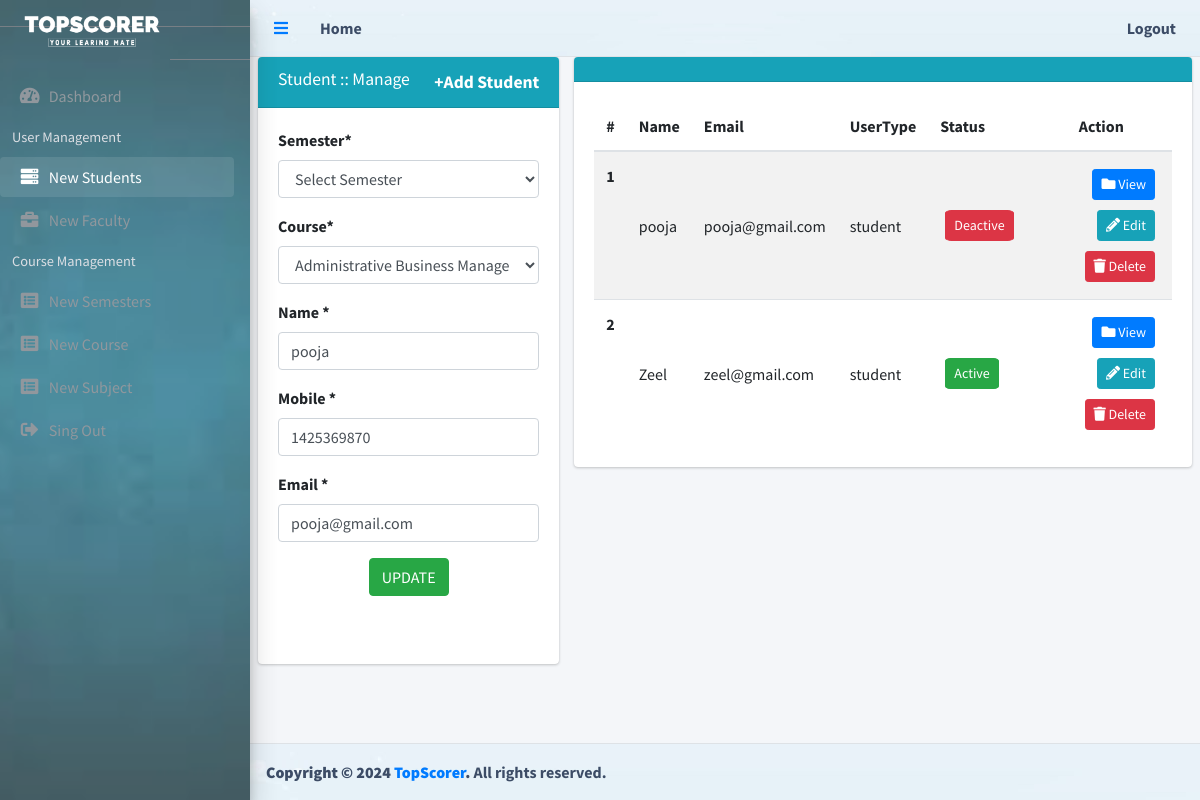
Screenshot of /admin/student.php?editId=39 (signed in) with the database file from the repository.
### tables this page shows
CREATE TABLE `users` (
  `id` int(11) NOT NULL,
  `name` varchar(255) NOT NULL,
  `mobile` varchar(15) NOT NULL,
  `email` varchar(300) NOT NULL,
  `password` varchar(500) NOT NULL,
  `user_type` enum('admin','faculty','student') NOT NULL,
  `status` enum('0','1') NOT NULL,
  `createdate` date NOT NULL,
  `updatedate` date NOT NULL
);

### admin/student.php (the view, shortened to what this page needs)
<?php
    require_once "admin_session.php";
?>
<!DOCTYPE html>
<html lang="en">
  <head>
    <?php include('theme/header_css.php'); ?>
  <head>
  <body class="hold-transition sidebar-mini layout-fixed">
    <div id="wrapper">
      <?php include('theme/header.php');?>
      <?php include('theme/sidebar.php');?>
        <div class="content-wrapper">
          <section class="content" >
            <div class="row" >
              <div class="col-md-4" >
                <div class="card card-info" >
                  <div class="card-header">
                    <h3 class="card-title">Student :: Manage</h3>
                    <a href="student.php" class="card-title" style="float: right;font-weight: bold;"><span>+</span>Add Student </a>
                  </div>
                  <div class="card-body">
                    <form id="userRegForm" name="userRegForm" method="post">
                      <?php
                        if($conn) {
                          if(isset($_REQUEST['editId'])){
                            $updateId=$_REQUEST['editId'];
                            $sql1 = "SELECT * FROM users WHERE id='".$updateId."'";
                            $result1 = mysqli_query($conn, $sql1);
                            if (mysqli_num_rows($result1)>0){
                                while($row = mysqli_fetch_assoc($result1)) {
                      ?>
                      <div class="form-group">
                        <label for="inputSemester">Semester<span>*</span></label>
                        <select id="inputSemester" name="inputSemester" class="form-control">
                          <option disabled value="0" selected style="font-weight: bold;">Select Semester</option>
                          </select>
                      </div>
                      <div class="form-group">
                        <label for="inputCourse">Course<span>*</span></label>
                        <select id="inputCourse" name="inputCourse" class="form-control">
                          <?php
                            $sql2 = "SELECT * FROM courses";
                            $result2 = mysqli_query($conn, $sql2);
                            if (mysqli_num_rows($result2)>0){
                              while($row2 = mysqli_fetch_assoc($result2)) {
                          ?>
                            <option value="<?php echo $row2['course_id '];?>" <?php if($row2['course_id ']==$row['course_id ']){echo 'selected="selected"'; echo 'style="font-weight: bold;"'; }?>><?php echo $row2['course_name'];?></option>
                          <?php }}?>
                        </select>
                      </div>
                      <div class="form-group">
                        <label for="inputName">Name <span class="warning">*</span></label>
                        <input type="text" id="inputName" name="inputName" class="form-control" value="<?php echo $row['name'];?>">
                      </div>
                      <div class="form-group">
                        <label for="inputMobile">Mobile <span class="warning">*</span></label>
                        <input type="text" id="inputMobile" name="inputMobile" class="form-control"value="<?php echo $row['mobile'];?>">
                      </div>
                      <div class="form-group">
                        <label for="inputEmail">Email <span class="warning">*</span></label>
                        <input type="email" id="inputEmail" name="inputEmail" class="form-control" value="<?php echo $row['email'];?>">
                      </div>
                      <div style="display: flex;justify-content: center;align-items: center;">
                        <input type="submit" name="submit" class="btn btn-success submitBtn " value="UPDATE"/>
                      </div>
                      <br>
                      <br>
                      <?php
                        }}}}
                      ?>
                    </form>
                  </div>
                </div>
              </div>
              <div class="col-md-8" >
                <?php
                  if($conn) {
                    $userType="admin";
                    $userType1="faculty";
                    $sql1 = "SELECT * FROM users WHERE NOT user_type='".$userType."' and NOT user_type='".$userType1."'";
                    $result1 = mysqli_query($conn, $sql1);
                    $inumber=0;
                    if (mysqli_num_rows($result1)>0){
                ?>
                <div class="card card-info" >
                  <div class="card-header">
                  </div>
                  <div class="card-body">
                    <table class="table table-striped projects">
                      <thead>
                        <tr>
                          <th scope="col">#</th>
                          <th scope="col">Name</th>
                          <th scope="col">Email</th>
                          <th scope="col">UserType</th>
                          <th scope="col">Status</th>
                          <th scope="col" class="text-center">Action</th>
                        </tr>
                      </thead>
                      <tbody>
                        <?php
                          while($row = mysqli_fetch_assoc($result1)) {
                          $inumber++;
                        ?>
                        <tr>
                          <th scope="row"><?php echo $inumber;?></th>
                          <td><?php echo $row['name'];?></td>
                          <td><?php echo $row['email'];?></td>
                          <td><?php echo $row['user_type'];?></td>
                          <td>
                            <?php if($row['status']==1){?>
                              <a class="btn btn-success btn-sm active_deactive" data-id="<?php echo $row['id'];?>" data-status="<?php echo $row['status'];?>" style="margin:5px;border-radius:10%" >
                                Active
                              </a>
                            <?php }else if($row['status']==0){?>
                              <a class="btn btn-danger btn-sm active_deactive" data-id="<?php echo $row['id'];?>" data-status="<?php echo $row['status'];?>" style="margin:5px;border-radius:10%" >
                                Deactive
                              </a>
                            <?php }?>
                          </td>
                          <td class="project-actions text-right" >
                            <a class="btn btn-primary btn-sm modalLink" href="#myModal" style="margin:5px;" data-toggle="modal" data-target="#myModal"
                            data-id="<?php echo $row['id']; ?>" data-name="<?php echo $row['name']; ?>" data-mobile="<?php echo $row['mobile']; ?>" data-email="<?php echo $row['email']; ?>"   data-password="<?php echo $row['password']; ?>" data-usertype="<?php echo $row['user_type']; ?>"  data-status="<?php echo $row['status']; ?>" data-createdate="<?php echo $row['createdate']; ?>" data-updatedate="<?php echo $row['updatedate']; ?>">
                                <i class="fas fa-folder">
                                </i>
                                View
                            </a>
                             <a class="btn btn-info btn-sm" href="student.php?editId=<?php echo $row['id'];?>" style="margin:5px;">
                                <i class="fas fa-pencil-alt">
                                </i>
                                 Edit
                             </a>
                            <a class="btn btn-danger btn-sm itemDelete" href="#" data-id="<?php echo $row['id'];?> " style="margin:5px;">
                              <i class="fas fa-trash">
                              </i>
                              Delete
                            </a>
                          </td>
                        </tr>
                        <?php }?>
                      </tbody>
                    </table>
                  </div>
                </div>
                 <?php } }?>
              </div>
            </div>
          </section>
        </div>
      <?php include('theme/footer.php');?>
    </div>
  </body>
</html>

### rows the page displays
users: inputName "pooja", inputEmail "pooja@gmail.com", name "pooja", email "pooja@gmail.com", user_type "student"
users: name "Zeel", email "zeel@gmail.com", user_type "student"

### other values shown
form field inputCourse "Administrative Business Management"
